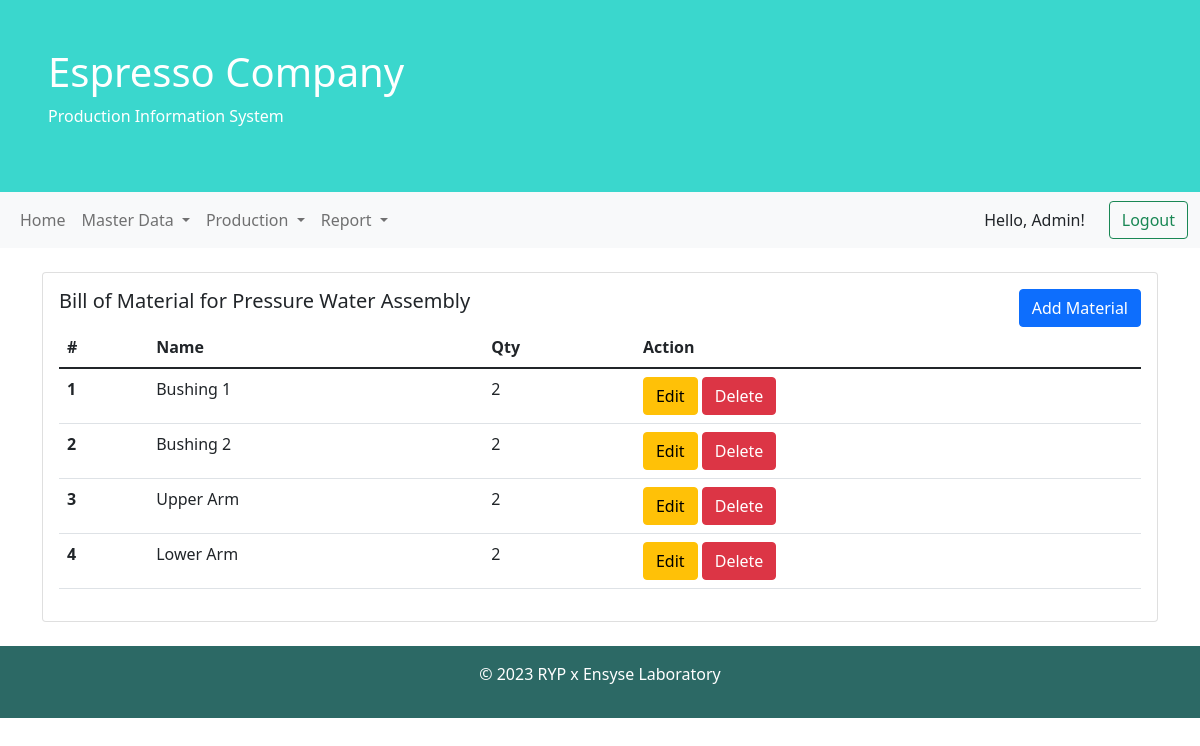
/wip/detail.php?id=2 (signed in), run on the app's committed database.
### tables this page shows
CREATE TABLE `wip` (
  `id` int(11) NOT NULL,
  `name` varchar(100) NOT NULL,
  `qty` int(11) NOT NULL
);

CREATE TABLE `wip_detail` (
  `id` int(11) NOT NULL,
  `wip_id` int(11) NOT NULL,
  `raw_material_id` int(11) NOT NULL,
  `qty` int(11) NOT NULL
);

CREATE TABLE `raw_material` (
  `id` int(11) NOT NULL,
  `name` varchar(255) NOT NULL,
  `qty` int(11) NOT NULL,
  `price` bigint(20) NOT NULL
);

### model/Wip.php (called while the page is built, shortened)
<?php
class WIP extends Database
{
	function __construct()
	{
		$this->connection = mysqli_connect($this->host, $this->username, $this->password, $this->database);
	}
	function getWIP($id)
	{
		$query = "SELECT * FROM wip WHERE id='$id' ";
		$data = mysqli_query($this->connection, $query);
		if (!$this->connection->query($query)) {
			echo ("Error description: " . $this->connection->error);
		}
		return mysqli_fetch_assoc($data);
	}
	function detailWIP($id = null)
	{
		if ($id == null) {
			$query = "SELECT a.*,b.name as wip_name,c.name as material_name FROM wip_detail a JOIN wip b ON a.wip_id=b.id JOIN raw_material c ON a.raw_material_id=c.id";
		} else {
			$query = "SELECT a.*,b.name as wip_name,c.name as material_name FROM wip_detail a JOIN wip b ON a.wip_id=b.id JOIN raw_material c ON a.raw_material_id=c.id WHERE a.wip_id=$id ";
		}
		$data = mysqli_query($this->connection, $query);
		return $data;
	}
}

### wip/detail.php (the view, shortened to what this page needs)
<?php
include '../model/Wip.php';
$db = new WIP();
$details = $db->detailWIP($_GET['id']);
$wip = $db->getWIP($_GET['id']);
?>
<!DOCTYPE html>
<html lang="en">
<head>
    <link href="https://cdn.jsdelivr.net/npm/bootstrap@5.1.3/dist/css/bootstrap.min.css" rel="stylesheet">
    <link rel="stylesheet" href="../style.css">
</head>
<body>
    <div class="container-fluid p-5 bg-blue text-white text-centerr">
        <h1>Espresso Company</h1>
        <p>Production Information System</p>
    </div>
    <div class="container mt-4">
        <div class="row">
            <div class="col-lg-12">
                <div class="card">
                    <div class="card-body">
                        <div class="row">
                            <div class="col-6">
                                <h5 class="card-title">Bill of Material for <?= $wip['name'] ?></h5>
                            </div>
                            <div class="col-6 text-end">
                                <a href="add-bom.php?id=<?= $wip['id'] ?>" class="btn btn-primary">Add Material</a>
                            </div>
                        </div>
                        <table class="table">
                            <thead>
                                <tr>
                                    <th scope="col">#</th>
                                    <th scope="col">Name</th>
                                    <th scope="col">Qty</th>
                                    <th scope="col">Action</th>
                                </tr>
                            </thead>
                            <tbody>
                                <?php $i = 1;
                                foreach ($details as $detail) { ?>
                                    <tr>
                                        <th scope="row"><?= $i ?></th>
                                        <td><?= $detail['material_name'] ?></td>
                                        <td><?= $detail['qty'] ?></td>
                                        <td>
                                            <a href="edit-bom.php?id=<?= $detail['id'] ?>&wip=<?= $wip['id'] ?>" class="btn btn-warning">Edit</a>
                                            <a href="process.php?action=delete-bom&id=<?= $detail['id'] ?>&wip=<?= $wip['id'] ?>" class="btn btn-danger">Delete</a>
                                        </td>
                                    </tr>
                                <?php $i++;
                                } ?>
                            </tbody>
                        </table>
                    </div>
                </div>
            </div>
        </div>
    </div>
    <div class="mt-4 p-3 bg-green text-white text-center">
        <p>&copy 2023 RYP x Ensyse Laboratory</p>
    </div>
</body>
</html>

### style.css (style rules this page uses)
.bg-blue { background-color: #3ad7cd; }
.bg-green { background-color: #2C6965; }

### data on the page
wip: name "Pressure Water Assembly"
wip_detail: raw_material.name "Bushing 1", qty "2"
wip_detail: raw_material.name "Bushing 2", qty "2"
wip_detail: raw_material.name "Upper Arm", qty "2"
wip_detail: raw_material.name "Lower Arm", qty "2"

### other printed values
$_SESSION['name'] "Admin"
